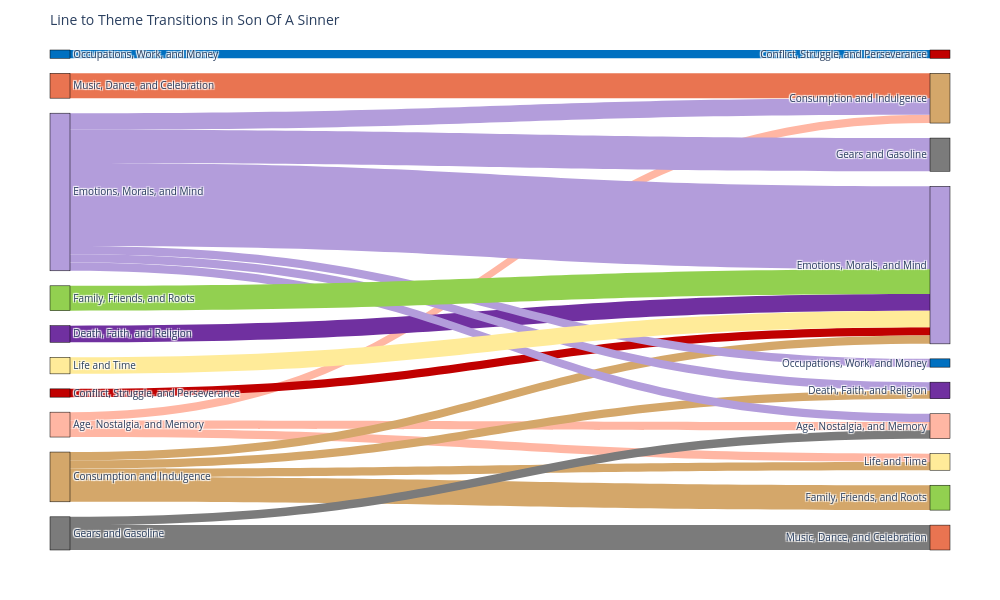

Here is the notebook cell this chart was saved with:
### Markdown cell above
![Alt text](Images/Sankey%20Charts/Nowhere%20Fast.png)

### Code cell
generate_sankey("Son Of A Sinner")

### Figure 1 — Plotly figure (JSON) as saved in the notebook; plotly's stock layout.template omitted (floating-point values rounded to 4 significant figures)
{"data": [{"arrangement": "freeform", "link": {"color": ["#FFB6A3", "#FFB6A3", "#FFB6A3", "#C00000", "#D4A76A", "#D4A76A", "#D4A76A", "#D4A76A", "#7030A0", "#B39DDB", "#B39DDB", "#B39DDB", "#B39DDB", "#B39DDB", "#B39DDB", "#92D050", "#7B7B7B", "#7B7B7B", "#FFEB99", "#E97451", "#0070C0"], "source": [0, 0, 0, 1, 2, 2, 2, 2, 3, 4, 4, 4, 4, 4, 4, 5, 6, 6, 7, 8, 9], "target": [10, 12, 17, 14, 13, 14, 15, 17, 14, 10, 12, 13, 14, 16, 19, 14, 10, 18, 14, 12, 11], "value": [1, 1, 1, 1, 1, 1, 3, 1, 2, 1, 2, 1, 10, 4, 1, 3, 1, 3, 2, 3, 1]}, "node": {"color": ["#FFB6A3", "#C00000", "#D4A76A", "#7030A0", "#B39DDB", "#92D050", "#7B7B7B", "#FFEB99", "#E97451", "#0070C0", "#FFB6A3", "#C00000", "#D4A76A", "#7030A0", "#B39DDB", "#92D050", "#7B7B7B", "#FFEB99", "#E97451", "#0070C0"], "label": ["Age, Nostalgia, and Memory", "Conflict, Struggle, and Perseverance", "Consumption and Indulgence", "Death, Faith, and Religion", "Emotions, Morals, and Mind", "Family, Friends, and Roots", "Gears and Gasoline", "Life and Time", "Music, Dance, and Celebration", "Occupations, Work, and Money", "Age, Nostalgia, and Memory", "Conflict, Struggle, and Perseverance", "Consumption and Indulgence", "Death, Faith, and Religion", "Emotions, Morals, and Mind", "Family, Friends, and Roots", "Gears and Gasoline", "Life and Time", "Music, Dance, and Celebration", "Occupations, Work, and Money"], "line": {"color": "black", "width": 0.5}, "pad": 15, "thickness": 20, "x": [0.05, 0.05, 0.05, 0.05, 0.05, 0.05, 0.05, 0.05, 0.05, 0.05, 0.95, 0.95, 0.95, 0.95, 0.95, 0.95, 0.95, 0.95, 0.95, 0.95]}, "type": "sankey"}], "layout": {"font": {"size": 10}, "height": 600, "margin": {"b": 50, "l": 50, "r": 50, "t": 50}, "title": {"text": "Line to Theme Transitions in Son Of A Sinner"}, "width": 1000}}
